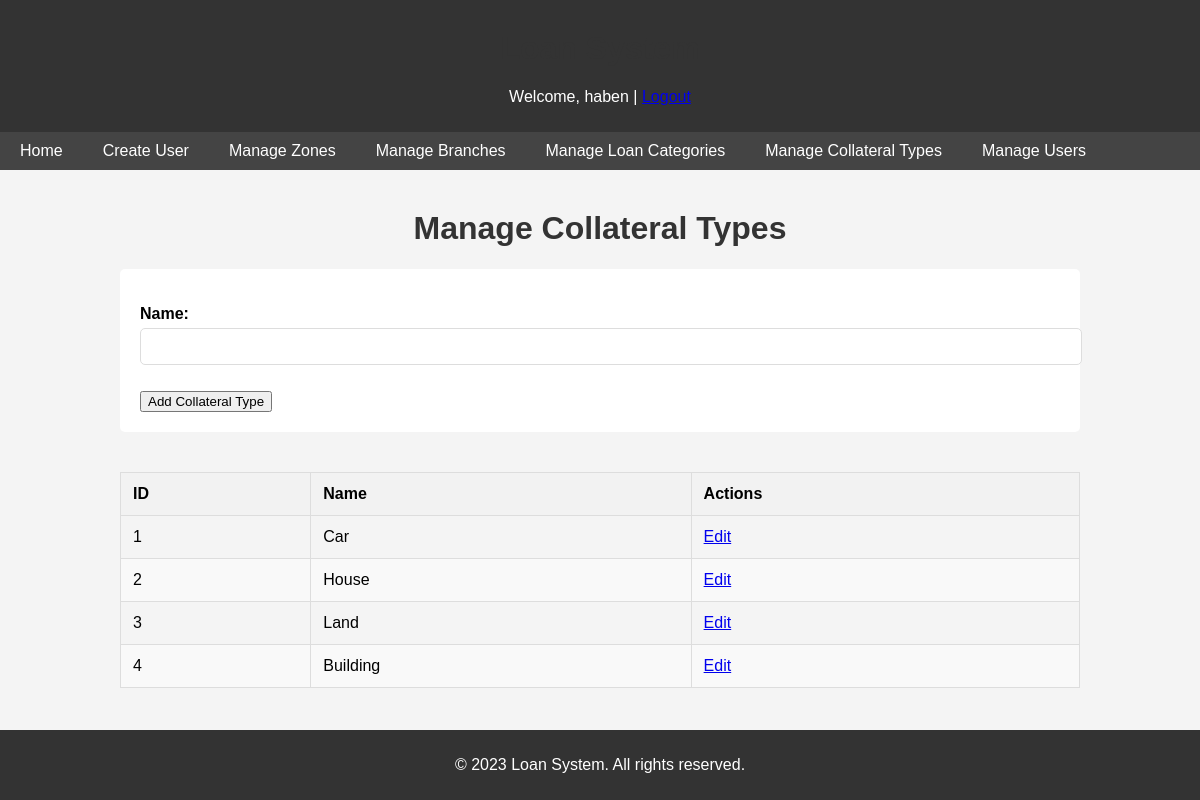
Page /manage_collateral_types/ (signed in) on the earlier database version.
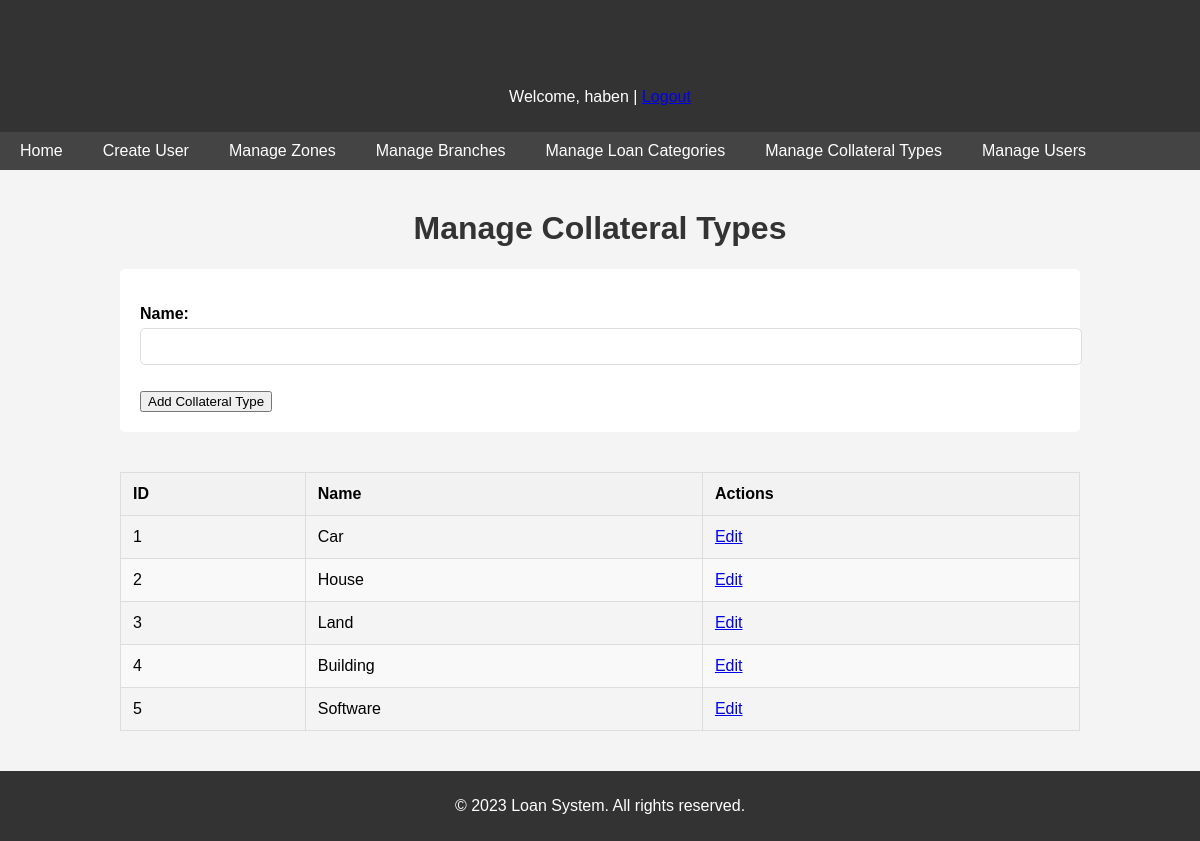
Same page on the later database version.
### loans/models.py (models this page shows, shortened)
class CollateralType(models.Model):
    name = models.CharField(max_length=255)

### loans/views.py (the view)
# urls.py: path('manage_collateral_types/', views.manage_collateral_types, name='manage_collateral_types'),
@login_required
@user_passes_test(lambda u: u.is_superuser)
def manage_collateral_types(request):
    collateral_types = CollateralType.objects.all()
    if request.method == 'POST':
        form = CollateralTypeForm(request.POST)
        if form.is_valid():
            form.save()
            return redirect('manage_collateral_types')
    else:
        form = CollateralTypeForm()
    return render(request, 'loans/manage_collateral_types.html', {'collateral_types': collateral_types, 'form': form})

### loans/forms.py
class CollateralTypeForm(forms.ModelForm):
    class Meta:
        model = CollateralType
        fields = ['name']

### templates/loans/manage_collateral_types.html (shortened to what this page needs)
{% extends "base.html" %}
{% block content %}
<h1>Manage Collateral Types</h1>
<form method="post">
    {{ form.as_p }}
    <button type="submit">Add Collateral Type</button>
</form>
<div class="table-container">
    <table>
        <thead>
            <tr>
                <th>ID</th>
                <th>Name</th>
                <th>Actions</th>
            </tr>
        </thead>
        <tbody>
            {% for collateral_type in collateral_types %}
            <tr>
                <td>{{ collateral_type.id }}</td>
                <td>{{ collateral_type.name }}</td>
                <td><a href="{% url 'edit_collateral_type' collateral_type.id %}">Edit</a></td>
            </tr>
            {% endfor %}
        </tbody>
    </table>
</div>
{% endblock %}

Differences in the rows shown:
added CollateralType: id "5", name "Software"
